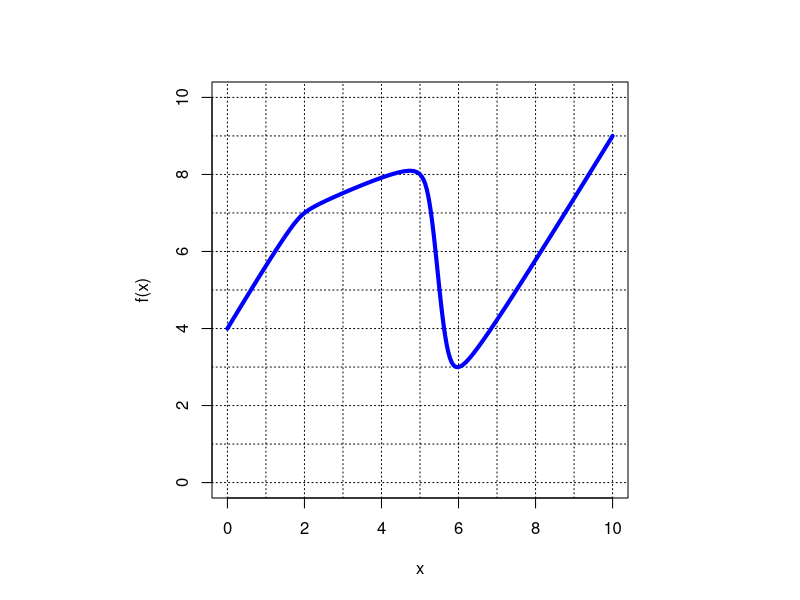
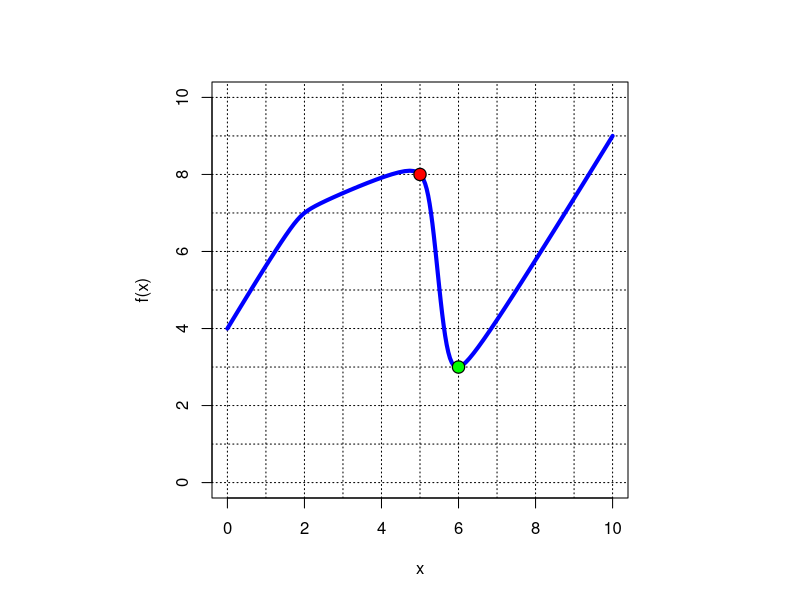

These figures' R source, in order:
## ---- chunk 1
rands = sample(1:9,8)
xbase = rands[1:3]
x = sort(c(0,rands[1:3],10))
y = rands[4:8]

xs = sample(xbase,2)
x1 = xs[1]
x2 = xs[2]
y1 = y[x==x1]
y2 = y[x==x2]

ach = 1:9

sol1 = paste0(1*(y1==ach),collapse="")
sol2 = paste0(1*(x2==ach),collapse="")

al = paste0("* ",ach,collapse="\n")

## ---- chunk 2
par(pty="s")
plot(x,y,type="n",xlim=c(0,10),ylim=c(0,10),xlab="x",ylab="f(x)",asp=1,pch=20,cex=2)
for(i in 0:10){
  abline(h=i,lty=3)
  abline(v=i,lty=3)
}
xspline(x,y,shape=c(0,rep(-0.3,length(x)-2),0),border="blue",lwd=4)
## ---- chunk 3
par(pty="s")
plot(x,y,type="n",xlim=c(0,10),ylim=c(0,10),xlab="x",ylab="f(x)",asp=1,pch=20,cex=2)
for(i in 0:10){
  abline(h=i,lty=3)
  abline(v=i,lty=3)
}
dify=0
xspline(x,y,shape=c(0,rep(-0.3,length(x)-2),0),border="blue",lwd=4)
points(x1,y1,pch=20,cex=2.5,col="black")
points(x1,y1,pch=20,cex=2,col="red")
points(x2,y2,pch=20,cex=2.5,col="black")
points(x2,y2,pch=20,cex=2,col="green")
